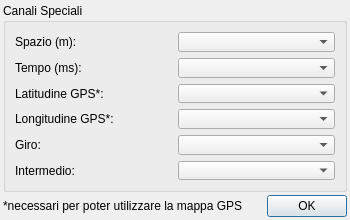
<?xml version="1.0" encoding="UTF-8"?>
<ui version="4.0">
 <class>GPSSettings</class>
 <widget class="QDialog" name="GPSSettings">
  <property name="geometry">
   <rect>
    <x>0</x>
    <y>0</y>
    <width>350</width>
    <height>220</height>
   </rect>
  </property>
  <property name="minimumSize">
   <size>
    <width>350</width>
    <height>220</height>
   </size>
  </property>
  <property name="maximumSize">
   <size>
    <width>350</width>
    <height>220</height>
   </size>
  </property>
  <property name="windowTitle">
   <string>Impostazioni GPS</string>
  </property>
  <property name="windowIcon">
   <iconset resource="../Resource.qrc">
    <normaloff>:/images/icons/gps.png</normaloff>:/images/icons/gps.png</iconset>
  </property>
  <layout class="QGridLayout" name="gridLayout">
   <property name="leftMargin">
    <number>3</number>
   </property>
   <property name="topMargin">
    <number>3</number>
   </property>
   <property name="rightMargin">
    <number>3</number>
   </property>
   <property name="bottomMargin">
    <number>3</number>
   </property>
   <property name="spacing">
    <number>3</number>
   </property>
   <item row="0" column="0">
    <widget class="QGroupBox" name="groupBox">
     <property name="title">
      <string>Canali Speciali</string>
     </property>
     <layout class="QVBoxLayout" name="verticalLayout">
      <item>
       <layout class="QHBoxLayout" name="horizontalLayout">
        <item>
         <widget class="QLabel" name="label">
          <property name="text">
           <string>Spazio (m):</string>
          </property>
         </widget>
        </item>
        <item>
         <widget class="QComboBox" name="comboSpace"/>
        </item>
       </layout>
      </item>
      <item>
       <layout class="QHBoxLayout" name="horizontalLayout_2">
        <item>
         <widget class="QLabel" name="label_2">
          <property name="text">
           <string>Tempo (ms):</string>
          </property>
         </widget>
        </item>
        <item>
         <widget class="QComboBox" name="comboTime"/>
        </item>
       </layout>
      </item>
      <item>
       <layout class="QHBoxLayout" name="horizontalLayout_3">
        <item>
         <widget class="QLabel" name="label_3">
          <property name="text">
           <string>Latitudine GPS*:</string>
          </property>
         </widget>
        </item>
        <item>
         <widget class="QComboBox" name="comboLat"/>
        </item>
       </layout>
      </item>
      <item>
       <layout class="QHBoxLayout" name="horizontalLayout_4">
        <item>
         <widget class="QLabel" name="label_4">
          <property name="text">
           <string>Longitudine GPS*:</string>
          </property>
         </widget>
        </item>
        <item>
         <widget class="QComboBox" name="comboLon"/>
        </item>
       </layout>
      </item>
      <item>
       <layout class="QHBoxLayout" name="horizontalLayout_5">
        <item>
         <widget class="QLabel" name="label_5">
          <property name="text">
           <string>Giro:</string>
          </property>
         </widget>
        </item>
        <item>
         <widget class="QComboBox" name="comboLap"/>
        </item>
       </layout>
      </item>
      <item>
       <layout class="QHBoxLayout" name="horizontalLayout_7">
        <item>
         <widget class="QLabel" name="label_7">
          <property name="text">
           <string>Intermedio:</string>
          </property>
         </widget>
        </item>
        <item>
         <widget class="QComboBox" name="comboWaypoint"/>
        </item>
       </layout>
      </item>
      <item>
       <spacer name="verticalSpacer">
        <property name="orientation">
         <enum>Qt::Vertical</enum>
        </property>
        <property name="sizeHint" stdset="0">
         <size>
          <width>20</width>
          <height>40</height>
         </size>
        </property>
       </spacer>
      </item>
     </layout>
    </widget>
   </item>
   <item row="1" column="0">
    <layout class="QHBoxLayout" name="horizontalLayout_6">
     <item>
      <widget class="QLabel" name="label_6">
       <property name="text">
        <string>*necessari per poter utilizzare la mappa GPS</string>
       </property>
      </widget>
     </item>
     <item>
      <spacer name="horizontalSpacer">
       <property name="orientation">
        <enum>Qt::Horizontal</enum>
       </property>
       <property name="sizeHint" stdset="0">
        <size>
         <width>40</width>
         <height>20</height>
        </size>
       </property>
      </spacer>
     </item>
     <item>
      <widget class="QPushButton" name="OKButton">
       <property name="text">
        <string>OK</string>
       </property>
      </widget>
     </item>
    </layout>
   </item>
  </layout>
 </widget>
 <resources>
  <include location="../Resource.qrc"/>
 </resources>
 <connections/>
</ui>
